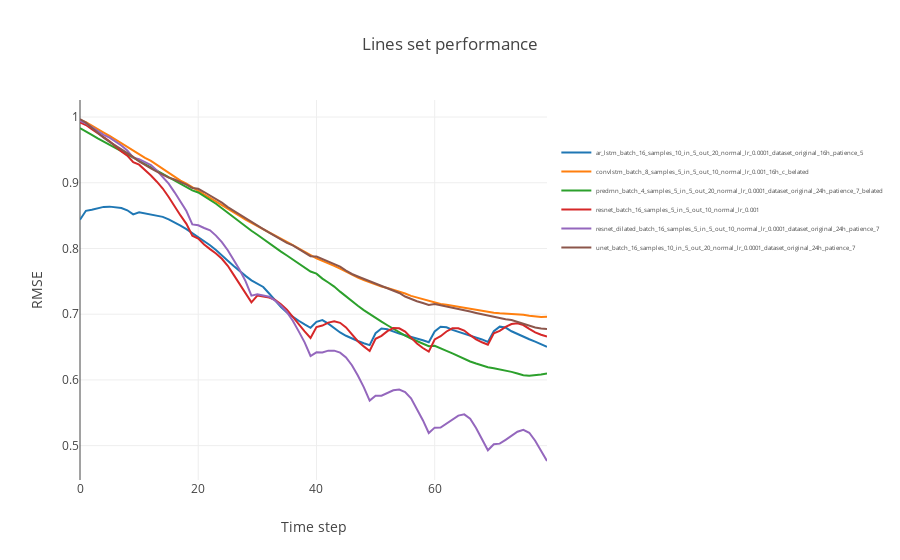

Notebook code for this chart:
### Markdown cell above
# Plot the best exp of each model for a specific segment

### Code cell
segment = 'mean'
test_set = 'Lines'


traces = []
evaluators = testset_exp_eval[test_set]
for i, exp in enumerate(best_exps_per_segment[segment]):
    ev = evaluators[exp]
    x = ev['frame']
    y = ev['ssim']
    traces.append(go.Scatter(x=x, y=y, name= exp, 
                             marker_color = plotly.colors.DEFAULT_PLOTLY_COLORS[i%10],
                             opacity=1))

layout = dict(legend=dict(y=0.9, font=dict( size=6)), title='%s set performance' %test_set,
             xaxis=dict(title='Time step'),
             yaxis=dict(title='RMSE'))

ff = plotly.offline.iplot({"data": traces, "layout": layout })
